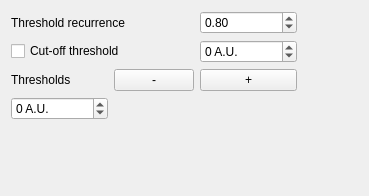
          <widget class="QWidget" name="scrollAreaWidgetContents_2">
           <property name="geometry">
            <rect>
             <x>0</x>
             <y>0</y>
             <width>369</width>
             <height>196</height>
            </rect>
           </property>
           <layout class="QGridLayout" name="gridLayout_6">
            <item row="2" column="1">
             <widget class="QPushButton" name="btn_removethreshold">
              <property name="toolTip">
               <string>Remove the last threshold.</string>
              </property>
              <property name="text">
               <string>-</string>
              </property>
             </widget>
            </item>
            <item row="2" column="2">
             <widget class="QPushButton" name="btn_addthreshold">
              <property name="toolTip">
               <string>Add another threshold.</string>
              </property>
              <property name="text">
               <string>+</string>
              </property>
             </widget>
            </item>
            <item row="0" column="3">
             <spacer name="horizontalSpacer_15">
              <property name="orientation">
               <enum>Qt::Horizontal</enum>
              </property>
              <property name="sizeHint" stdset="0">
               <size>
                <width>40</width>
                <height>20</height>
               </size>
              </property>
             </spacer>
            </item>
            <item row="4" column="1">
             <spacer name="verticalSpacer_3">
              <property name="orientation">
               <enum>Qt::Vertical</enum>
              </property>
              <property name="sizeHint" stdset="0">
               <size>
                <width>20</width>
                <height>40</height>
               </size>
              </property>
             </spacer>
            </item>
            <item row="0" column="2">
             <widget class="QDoubleSpinBox" name="dsp_recurrence">
              <property name="maximum">
               <double>1.000000000000000</double>
              </property>
              <property name="singleStep">
               <double>0.100000000000000</double>
              </property>
              <property name="value">
               <double>0.800000000000000</double>
              </property>
             </widget>
            </item>
            <item row="2" column="0">
             <widget class="QLabel" name="label_2">
              <property name="text">
               <string>Thresholds</string>
              </property>
             </widget>
            </item>
            <item row="3" column="0">
             <widget class="QSpinBox" name="sps_thresholds">
              <property name="suffix">
               <string> A.U.</string>
              </property>
              <property name="minimum">
               <number>-999999999</number>
              </property>
              <property name="maximum">
               <number>999999999</number>
              </property>
             </widget>
            </item>
            <item row="1" column="2">
             <widget class="QSpinBox" name="sp_cutoff">
              <property name="suffix">
               <string> A.U.</string>
              </property>
              <property name="minimum">
               <number>-999999999</number>
              </property>
              <property name="maximum">
               <number>999999999</number>
              </property>
             </widget>
            </item>
            <item row="1" column="0" colspan="2">
             <widget class="QCheckBox" name="ch_cutoff">
              <property name="text">
               <string>Cut-off threshold</string>
              </property>
             </widget>
            </item>
            <item row="0" column="0" colspan="2">
             <widget class="QLabel" name="label_6">
              <property name="toolTip">
               <string>Recurrence denotes the proportion of the thresholds the signal has to go below before searching for a new spike.</string>
              </property>
              <property name="text">
               <string>Threshold recurrence</string>
              </property>
             </widget>
            </item>
           </layout>
          </widget>
